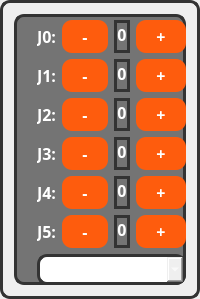
                    <widget class="QFrame" name="frm_joint_control">
                     <property name="sizePolicy">
                      <sizepolicy hsizetype="Preferred" vsizetype="Preferred">
                       <horstretch>0</horstretch>
                       <verstretch>0</verstretch>
                      </sizepolicy>
                     </property>
                     <property name="styleSheet">
                      <string notr="true">border-radius: 10px;
border: 3px solid #333333;</string>
                     </property>
                     <property name="frameShape">
                      <enum>QFrame::NoFrame</enum>
                     </property>
                     <layout class="QGridLayout" name="gridLayout">
                      <item row="0" column="0" rowspan="2" colspan="2">
                       <widget class="QFrame" name="joint_control_overlay">
                        <property name="styleSheet">
                         <string notr="true">background-color: rgba(30, 30, 30, 150);
border-radius: 10px;
border: 3px solid #333333;</string>
                        </property>
                        <property name="frameShape">
                         <enum>QFrame::StyledPanel</enum>
                        </property>
                        <property name="frameShadow">
                         <enum>QFrame::Raised</enum>
                        </property>
                       </widget>
                      </item>
                      <item row="1" column="1">
                       <layout class="QVBoxLayout" name="verticalLayout_4">
                        <item>
                         <layout class="QHBoxLayout" name="horizontalLayout_9">
                          <item>
                           <widget class="QLabel" name="lbl_j0">
                            <property name="font">
                             <font>
                              <family>JetBrains Mono</family>
                              <pointsize>12</pointsize>
                              <weight>75</weight>
                              <bold>true</bold>
                             </font>
                            </property>
                            <property name="styleSheet">
                             <string notr="true">border: none;
color: #fff;
</string>
                            </property>
                            <property name="text">
                             <string>J0:</string>
                            </property>
                           </widget>
                          </item>
                          <item>
                           <widget class="QPushButton" name="btn_j0_minus">
                            <property name="sizePolicy">
                             <sizepolicy hsizetype="Fixed" vsizetype="Fixed">
                              <horstretch>0</horstretch>
                              <verstretch>0</verstretch>
                             </sizepolicy>
                            </property>
                            <property name="font">
                             <font>
                              <family>JetBrains Mono</family>
                              <pointsize>12</pointsize>
                              <weight>75</weight>
                              <bold>true</bold>
                             </font>
                            </property>
                            <property name="styleSheet">
                             <string notr="true">QPushButton {
	background-color: #FE5C0D;
	color: #FFFFFF;
	padding: 5px 20px;
	border-radius: 10px;
	border: none;
}
QPushButton:hover{
	background-color: rgb(254, 81, 13);
    border: 2px solid rgb(254, 174, 13);
}</string>
                            </property>
                            <property name="text">
                             <string>-</string>
                            </property>
                           </widget>
                          </item>
                          <item>
                           <widget class="QLabel" name="txt_j0_pos">
                            <property name="font">
                             <font>
                              <family>JetBrains Mono</family>
                              <pointsize>12</pointsize>
                              <weight>75</weight>
                              <bold>true</bold>
                             </font>
                            </property>
                            <property name="styleSheet">
                             <string notr="true">border-radius: 10px;
color: #fff;
qproperty-alignment: 'AlignHCenter';
border: 3px solid #333333;
</string>
                            </property>
                            <property name="text">
                             <string>0</string>
                            </property>
                            <property name="alignment">
                             <set>Qt::AlignHCenter</set>
                            </property>
                           </widget>
                          </item>
                          <item>
                           <widget class="QPushButton" name="btn_j0_plus">
                            <property name="sizePolicy">
                             <sizepolicy hsizetype="Fixed" vsizetype="Fixed">
                              <horstretch>0</horstretch>
                              <verstretch>0</verstretch>
                             </sizepolicy>
                            </property>
                            <property name="font">
                             <font>
                              <family>JetBrains Mono</family>
                              <pointsize>12</pointsize>
                              <weight>75</weight>
                              <bold>true</bold>
                             </font>
                            </property>
                            <property name="styleSheet">
                             <string notr="true">QPushButton {
	background-color: #FE5C0D;
	color: #FFFFFF;
	padding: 5px 20px;
	border-radius: 10px;
	border: none;
}
QPushButton:hover{
	background-color: rgb(254, 81, 13);
    border: 2px solid rgb(254, 174, 13);
}</string>
                            </property>
                            <property name="text">
                             <string>+</string>
                            </property>
                           </widget>
                          </item>
                         </layout>
                        </item>
                        <item>
                         <layout class="QHBoxLayout" name="horizontalLayout_10">
                          <item>
                           <widget class="QLabel" name="lbl_j1">
                            <property name="font">
                             <font>
                              <family>JetBrains Mono</family>
                              <pointsize>12</pointsize>
                              <weight>75</weight>
                              <bold>true</bold>
                             </font>
                            </property>
                            <property name="styleSheet">
                             <string notr="true">border: none;
color: #fff;
</string>
                            </property>
                            <property name="text">
                             <string>J1:</string>
                            </property>
                           </widget>
                          </item>
                          <item>
                           <widget class="QPushButton" name="btn_j1_minus">
                            <property name="sizePolicy">
                             <sizepolicy hsizetype="Fixed" vsizetype="Fixed">
                              <horstretch>0</horstretch>
                              <verstretch>0</verstretch>
                             </sizepolicy>
                            </property>
                            <property name="font">
                             <font>
                              <family>JetBrains Mono</family>
                              <pointsize>12</pointsize>
                              <weight>75</weight>
                              <bold>true</bold>
                             </font>
                            </property>
                            <property name="styleSheet">
                             <string notr="true">QPushButton {
	background-color: #FE5C0D;
	color: #FFFFFF;
	padding: 5px 20px;
	border-radius: 10px;
	border: none;
}
QPushButton:hover{
	background-color: rgb(254, 81, 13);
    border: 2px solid rgb(254, 174, 13);
}</string>
                            </property>
                            <property name="text">
                             <string>-</string>
                            </property>
                           </widget>
                          </item>
                          <item>
                           <widget class="QLabel" name="txt_j1_pos">
                            <property name="font">
                             <font>
                              <family>JetBrains Mono</family>
                              <pointsize>12</pointsize>
                              <weight>75</weight>
                              <bold>true</bold>
                             </font>
                            </property>
                            <property name="styleSheet">
                             <string notr="true">border-radius: 10px;
color: #fff;
qproperty-alignment: 'AlignHCenter';
border: 3px solid #333333;
</string>
                            </property>
                            <property name="text">
                             <string>0</string>
                            </property>
                            <property name="alignment">
                             <set>Qt::AlignHCenter</set>
                            </property>
                           </widget>
                          </item>
                          <item>
                           <widget class="QPushButton" name="btn_j1_plus">
                            <property name="sizePolicy">
                             <sizepolicy hsizetype="Fixed" vsizetype="Fixed">
                              <horstretch>0</horstretch>
                              <verstretch>0</verstretch>
                             </sizepolicy>
                            </property>
                            <property name="font">
                             <font>
                              <family>JetBrains Mono</family>
                              <pointsize>12</pointsize>
                              <weight>75</weight>
                              <bold>true</bold>
                             </font>
                            </property>
                            <property name="styleSheet">
                             <string notr="true">QPushButton {
	background-color: #FE5C0D;
	color: #FFFFFF;
	padding: 5px 20px;
	border-radius: 10px;
	border: none;
}
QPushButton:hover{
	background-color: rgb(254, 81, 13);
    border: 2px solid rgb(254, 174, 13);
}</string>
                            </property>
                            <property name="text">
                             <string>+</string>
                            </property>
                           </widget>
                          </item>
                         </layout>
                        </item>
                        <item>
                         <layout class="QHBoxLayout" name="horizontalLayout_11">
                          <item>
                           <widget class="QLabel" name="lbl_j2">
                            <property name="font">
                             <font>
                              <family>JetBrains Mono</family>
                              <pointsize>12</pointsize>
                              <weight>75</weight>
                              <bold>true</bold>
                             </font>
                            </property>
                            <property name="styleSheet">
                             <string notr="true">border: none;
color: #fff;
</string>
                            </property>
                            <property name="text">
                             <string>J2:</string>
                            </property>
                           </widget>
                          </item>
                          <item>
                           <widget class="QPushButton" name="btn_j2_minus">
                            <property name="sizePolicy">
                             <sizepolicy hsizetype="Fixed" vsizetype="Fixed">
                              <horstretch>0</horstretch>
                              <verstretch>0</verstretch>
                             </sizepolicy>
                            </property>
                            <property name="font">
                             <font>
                              <family>JetBrains Mono</family>
                              <pointsize>12</pointsize>
                              <weight>75</weight>
                              <bold>true</bold>
                             </font>
                            </property>
                            <property name="styleSheet">
                             <string notr="true">QPushButton {
	background-color: #FE5C0D;
	color: #FFFFFF;
	padding: 5px 20px;
	border-radius: 10px;
	border: none;
}
QPushButton:hover{
	background-color: rgb(254, 81, 13);
    border: 2px solid rgb(254, 174, 13);
}</string>
                            </property>
                            <property name="text">
                             <string>-</string>
                            </property>
                           </widget>
                          </item>
                          <item>
                           <widget class="QLabel" name="txt_j2_pos">
                            <property name="font">
                             <font>
                              <family>JetBrains Mono</family>
                              <pointsize>12</pointsize>
                              <weight>75</weight>
                              <bold>true</bold>
                             </font>
                            </property>
                            <property name="styleSheet">
                             <string notr="true">border-radius: 10px;
color: #fff;
qproperty-alignment: 'AlignHCenter';
border: 3px solid #333333;
</string>
                            </property>
                            <property name="text">
                             <string>0</string>
                            </property>
                            <property name="alignment">
                             <set>Qt::AlignHCenter</set>
                            </property>
                           </widget>
                          </item>
                          <item>
                           <widget class="QPushButton" name="btn_j2_plus">
                            <property name="sizePolicy">
                             <sizepolicy hsizetype="Fixed" vsizetype="Fixed">
                              <horstretch>0</horstretch>
                              <verstretch>0</verstretch>
                             </sizepolicy>
                            </property>
                            <property name="font">
                             <font>
                              <family>JetBrains Mono</family>
                              <pointsize>12</pointsize>
                              <weight>75</weight>
                              <bold>true</bold>
                             </font>
                            </property>
                            <property name="styleSheet">
                             <string notr="true">QPushButton {
	background-color: #FE5C0D;
	color: #FFFFFF;
	padding: 5px 20px;
	border-radius: 10px;
	border: none;
}
QPushButton:hover{
	background-color: rgb(254, 81, 13);
    border: 2px solid rgb(254, 174, 13);
}</string>
                            </property>
                            <property name="text">
                             <string>+</string>
                            </property>
                           </widget>
                          </item>
                         </layout>
                        </item>
                        <item>
                         <layout class="QHBoxLayout" name="horizontalLayout_12">
                          <item>
                           <widget class="QLabel" name="lbl_j3">
                            <property name="font">
                             <font>
                              <family>JetBrains Mono</family>
                              <pointsize>12</pointsize>
                              <weight>75</weight>
                              <bold>true</bold>
                             </font>
                            </property>
                            <property name="styleSheet">
                             <string notr="true">border: none;
color: #fff;
</string>
                            </property>
                            <property name="text">
                             <string>J3:</string>
                            </property>
                           </widget>
                          </item>
                          <item>
                           <widget class="QPushButton" name="btn_j3_minus">
                            <property name="sizePolicy">
                             <sizepolicy hsizetype="Fixed" vsizetype="Fixed">
                              <horstretch>0</horstretch>
                              <verstretch>0</verstretch>
                             </sizepolicy>
                            </property>
                            <property name="font">
                             <font>
                              <family>JetBrains Mono</family>
                              <pointsize>12</pointsize>
                              <weight>75</weight>
                              <bold>true</bold>
                             </font>
                            </property>
                            <property name="styleSheet">
                             <string notr="true">QPushButton {
	background-color: #FE5C0D;
	color: #FFFFFF;
	padding: 5px 20px;
	border-radius: 10px;
	border: none;
}
QPushButton:hover{
	background-color: rgb(254, 81, 13);
    border: 2px solid rgb(254, 174, 13);
}</string>
                            </property>
                            <property name="text">
                             <string>-</string>
                            </property>
                           </widget>
                          </item>
                          <item>
                           <widget class="QLabel" name="txt_j3_pos">
                            <property name="font">
                             <font>
                              <family>JetBrains Mono</family>
                              <pointsize>12</pointsize>
                              <weight>75</weight>
                              <bold>true</bold>
                             </font>
                            </property>
                            <property name="styleSheet">
                             <string notr="true">border-radius: 10px;
color: #fff;
qproperty-alignment: 'AlignHCenter';
border: 3px solid #333333;
</string>
                            </property>
                            <property name="text">
                             <string>0</string>
                            </property>
                            <property name="alignment">
                             <set>Qt::AlignHCenter</set>
                            </property>
                           </widget>
                          </item>
                          <item>
                           <widget class="QPushButton" name="btn_j3_plus">
                            <property name="sizePolicy">
                             <sizepolicy hsizetype="Fixed" vsizetype="Fixed">
                              <horstretch>0</horstretch>
                              <verstretch>0</verstretch>
                             </sizepolicy>
                            </property>
                            <property name="font">
                             <font>
                              <family>JetBrains Mono</family>
                              <pointsize>12</pointsize>
                              <weight>75</weight>
                              <bold>true</bold>
                             </font>
                            </property>
                            <property name="styleSheet">
                             <string notr="true">QPushButton {
	background-color: #FE5C0D;
	color: #FFFFFF;
	padding: 5px 20px;
	border-radius: 10px;
	border: none;
}
QPushButton:hover{
	background-color: rgb(254, 81, 13);
    border: 2px solid rgb(254, 174, 13);
}</string>
                            </property>
                            <property name="text">
                             <string>+</string>
                            </property>
                           </widget>
                          </item>
                         </layout>
                        </item>
                        <item>
                         <layout class="QHBoxLayout" name="horizontalLayout_13">
                          <item>
                           <widget class="QLabel" name="lbl_j4">
                            <property name="font">
                             <font>
                              <family>JetBrains Mono</family>
                              <pointsize>12</pointsize>
                              <weight>75</weight>
                              <bold>true</bold>
                             </font>
                            </property>
                            <property name="styleSheet">
                             <string notr="true">border: none;
color: #fff;
</string>
                            </property>
                            <property name="text">
                             <string>J4:</string>
                            </property>
                           </widget>
                          </item>
                          <item>
                           <widget class="QPushButton" name="btn_j4_minus">
                            <property name="sizePolicy">
                             <sizepolicy hsizetype="Fixed" vsizetype="Fixed">
                              <horstretch>0</horstretch>
                              <verstretch>0</verstretch>
                             </sizepolicy>
                            </property>
                            <property name="font">
                             <font>
                              <family>JetBrains Mono</family>
                              <pointsize>12</pointsize>
                              <weight>75</weight>
                              <bold>true</bold>
                             </font>
                            </property>
                            <property name="styleSheet">
                             <string notr="true">QPushButton {
	background-color: #FE5C0D;
	color: #FFFFFF;
	padding: 5px 20px;
	border-radius: 10px;
	border: none;
}
QPushButton:hover{
	background-color: rgb(254, 81, 13);
    border: 2px solid rgb(254, 174, 13);
}</string>
                            </property>
                            <property name="text">
                             <string>-</string>
                            </property>
                           </widget>
                          </item>
                          <item>
                           <widget class="QLabel" name="txt_j4_pos">
                            <property name="font">
                             <font>
                              <family>JetBrains Mono</family>
                              <pointsize>12</pointsize>
                              <weight>75</weight>
                              <bold>true</bold>
                             </font>
                            </property>
                            <property name="styleSheet">
                             <string notr="true">border-radius: 10px;
color: #fff;
qproperty-alignment: 'AlignHCenter';
border: 3px solid #333333;
</string>
                            </property>
                            <property name="text">
                             <string>0</string>
                            </property>
                            <property name="alignment">
                             <set>Qt::AlignHCenter</set>
                            </property>
                           </widget>
                          </item>
                          <item>
                           <widget class="QPushButton" name="btn_j4_plus">
                            <property name="sizePolicy">
                             <sizepolicy hsizetype="Fixed" vsizetype="Fixed">
                              <horstretch>0</horstretch>
                              <verstretch>0</verstretch>
                             </sizepolicy>
                            </property>
                            <property name="font">
                             <font>
                              <family>JetBrains Mono</family>
                              <pointsize>12</pointsize>
                              <weight>75</weight>
                              <bold>true</bold>
                             </font>
                            </property>
                            <property name="styleSheet">
                             <string notr="true">QPushButton {
	background-color: #FE5C0D;
	color: #FFFFFF;
	padding: 5px 20px;
	border-radius: 10px;
	border: none;
}
QPushButton:hover{
	background-color: rgb(254, 81, 13);
    border: 2px solid rgb(254, 174, 13);
}</string>
                            </property>
                            <property name="text">
                             <string>+</string>
                            </property>
                           </widget>
                          </item>
                         </layout>
                        </item>
                        <item>
                         <layout class="QHBoxLayout" name="horizontalLayout_14">
                          <item>
                           <widget class="QLabel" name="lbl_j5">
                            <property name="font">
                             <font>
                              <family>JetBrains Mono</family>
                              <pointsize>12</pointsize>
                              <weight>75</weight>
                              <bold>true</bold>
                             </font>
                            </property>
                            <property name="styleSheet">
                             <string notr="true">border: none;
color: #fff;
</string>
                            </property>
                            <property name="text">
                             <string>J5:</string>
                            </property>
                           </widget>
                          </item>
                          <item>
                           <widget class="QPushButton" name="btn_j5_minus">
                            <property name="sizePolicy">
                             <sizepolicy hsizetype="Fixed" vsizetype="Fixed">
                              <horstretch>0</horstretch>
                              <verstretch>0</verstretch>
                             </sizepolicy>
                            </property>
                            <property name="font">
                             <font>
                              <family>JetBrains Mono</family>
                              <pointsize>12</pointsize>
                              <weight>75</weight>
                              <bold>true</bold>
                             </font>
                            </property>
                            <property name="styleSheet">
                             <string notr="true">QPushButton {
	background-color: #FE5C0D;
	color: #FFFFFF;
	padding: 5px 20px;
	border-radius: 10px;
	border: none;
}
QPushButton:hover{
	background-color: rgb(254, 81, 13);
    border: 2px solid rgb(254, 174, 13);
}</string>
                            </property>
                            <property name="text">
                             <string>-</string>
                            </property>
                           </widget>
                          </item>
                          <item>
                           <widget class="QLabel" name="txt_j5_pos">
                            <property name="sizePolicy">
                             <sizepolicy hsizetype="Fixed" vsizetype="Preferred">
                              <horstretch>0</horstretch>
                              <verstretch>0</verstretch>
                             </sizepolicy>
                            </property>
                            <property name="maximumSize">
                             <size>
                              <width>69</width>
                              <height>16777215</height>
                             </size>
                            </property>
                            <property name="font">
                             <font>
                              <family>JetBrains Mono</family>
                              <pointsize>12</pointsize>
                              <weight>75</weight>
                              <bold>true</bold>
                             </font>
                            </property>
                            <property name="styleSheet">
                             <string notr="true">border-radius: 10px;
color: #fff;
qproperty-alignment: 'AlignHCenter';
border: 3px solid #333333;
</string>
                            </property>
                            <property name="text">
                             <string>0</string>
                            </property>
                            <property name="alignment">
                             <set>Qt::AlignHCenter</set>
                            </property>
                           </widget>
                          </item>
                          <item>
                           <widget class="QPushButton" name="btn_j5_plus">
                            <property name="sizePolicy">
                             <sizepolicy hsizetype="Fixed" vsizetype="Fixed">
                              <horstretch>0</horstretch>
                              <verstretch>0</verstretch>
                             </sizepolicy>
                            </property>
                            <property name="font">
                             <font>
                              <family>JetBrains Mono</family>
                              <pointsize>12</pointsize>
                              <weight>75</weight>
                              <bold>true</bold>
                             </font>
                            </property>
                            <property name="styleSheet">
                             <string notr="true">QPushButton {
	background-color: #FE5C0D;
	color: #FFFFFF;
	padding: 5px 20px;
	border-radius: 10px;
	border: none;
}
QPushButton:hover{
	background-color: rgb(254, 81, 13);
    border: 2px solid rgb(254, 174, 13);
}</string>
                            </property>
                            <property name="text">
                             <string>+</string>
                            </property>
                           </widget>
                          </item>
                         </layout>
                        </item>
                        <item>
                         <widget class="QComboBox" name="combo_joint_mode">
                          <property name="font">
                           <font>
                            <family>JetBrains Mono</family>
                            <pointsize>12</pointsize>
                            <weight>75</weight>
                            <bold>true</bold>
                           </font>
                          </property>
                          <property name="toolTip">
                           <string/>
                          </property>
                          <property name="styleSheet">
                           <string notr="true">QComboBox {
	border: 3px solid #333333;
	color: #fff;
}</string>
                          </property>
                          <item>
                           <property name="text">
                            <string>Continuous</string>
                           </property>
                          </item>
                          <item>
                           <property name="text">
                            <string>0.1000</string>
                           </property>
                          </item>
                          <item>
                           <property name="text">
                            <string>0.0100</string>
                           </property>
                          </item>
                          <item>
                           <property name="text">
                            <string>0.0010</string>
                           </property>
                          </item>
                          <item>
                           <property name="text">
                            <string>0.0001</string>
                           </property>
                          </item>
                         </widget>
                        </item>
                       </layout>
                      </item>
                     </layout>
                    </widget>
